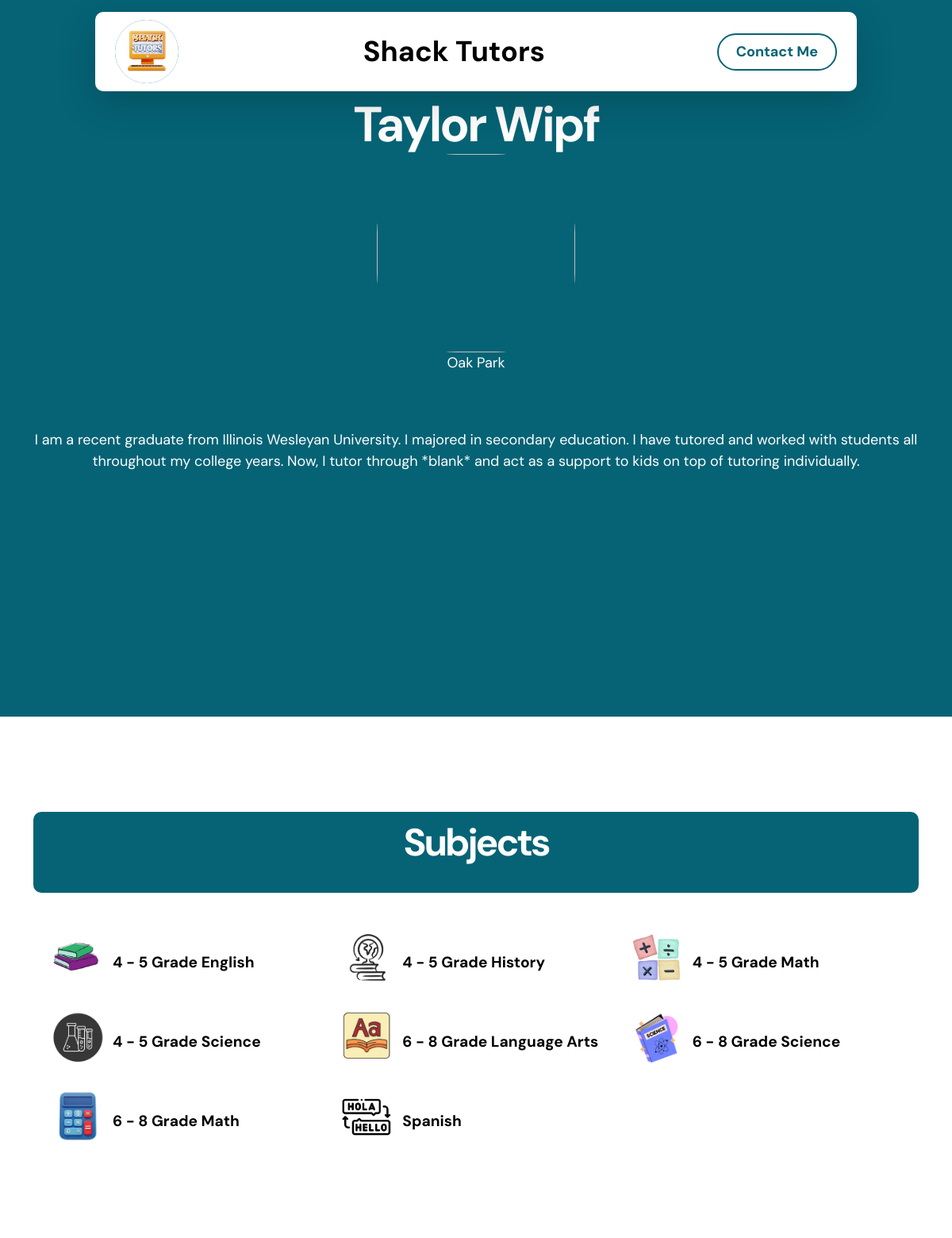
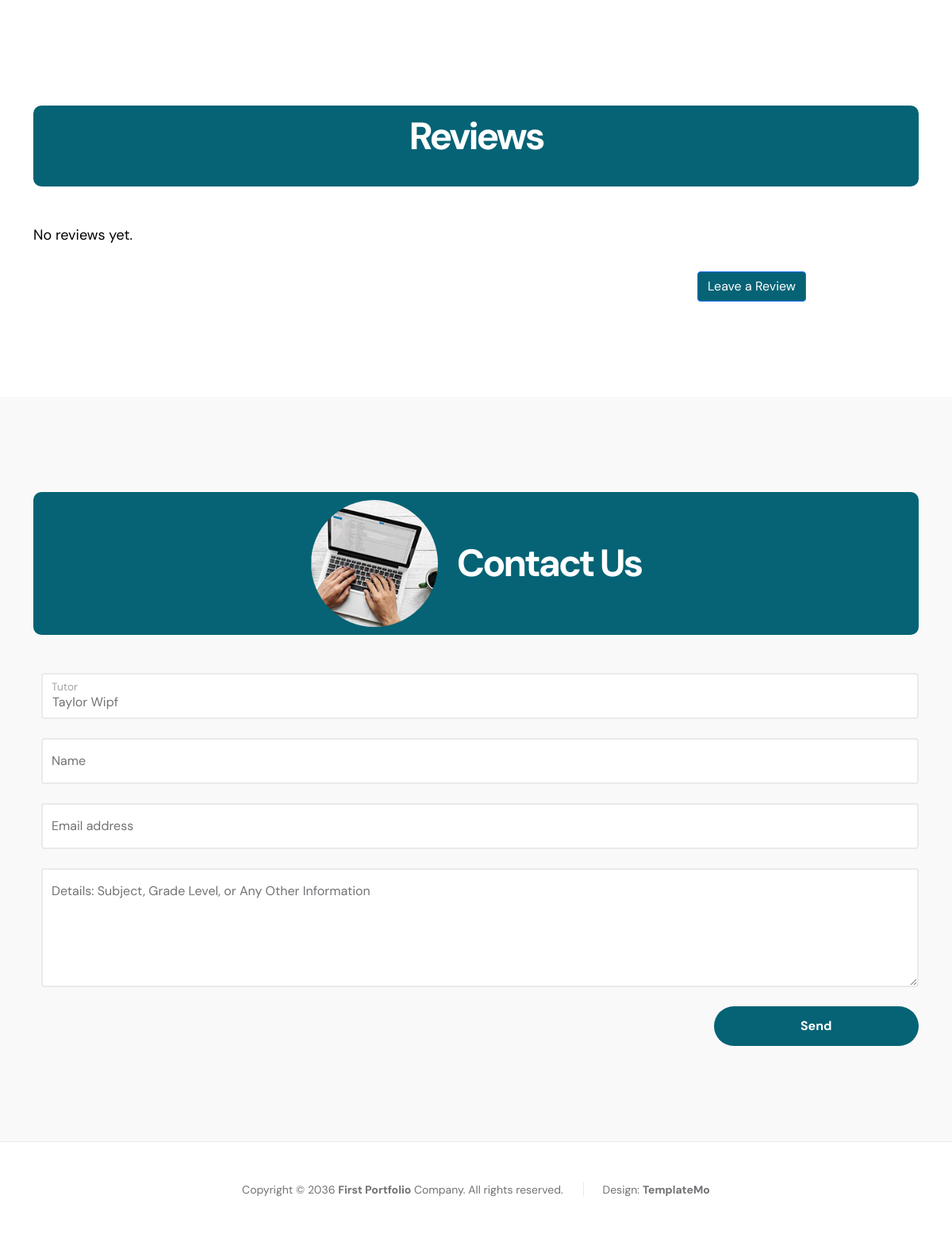
Screenshot of /tutors/2/ with the database file from the repository (2 pictures, top to bottom).
### polls/models.py (models this page shows, shortened)
class Tutor(models.Model):
    id = models.AutoField(primary_key=True)
    name = models.CharField(max_length=100)
    location = models.CharField(max_length=100, blank=True, null=True)
    remote = models.BooleanField(default=False)
    bio = models.TextField()
    image = models.ImageField(upload_to='tutor_images/', blank=True, null=True)
    subjects = models.ManyToManyField('Subject', related_name='tutors')
    email = models.EmailField(blank=False, null=False)
    review_key = models.CharField(max_length=100, blank=True, null=True)

class Subject(models.Model):
    CATEGORIES = [
        ("math", "Math"),
        ("reading", "R/W & Language"),
        ("science", "Science")
    ]
    name = models.CharField(max_length=100)
    id = models.CharField(primary_key=True)
    image = models.ImageField(upload_to='subject_images', blank=True, null=True)
    category = models.CharField(max_length=20, choices=CATEGORIES, default="math")

### polls/views.py (the view)
# urls.py: path("tutors/<int:tutor_id>/", views.tutor_detail, name="tutor_detail"),
def tutor_detail(request, tutor_id):
    tutor = Tutor.objects.get(id=tutor_id)
    reviews = tutor.reviews.filter(approved=True).order_by('-created_at')
    return render(request, 'detail.html', {'tutor': tutor, 'reviews': reviews})

### polls/templates/detail.html (shortened to what this page needs)
{% load static %}
<!doctype html>
<html lang="en">
    <head>
        <link href="{% static 'polls/homepage/homepage/css/bootstrap.min.css' %}" rel="stylesheet">
        <link href="{% static 'polls/homepage/homepage/css/bootstrap-icons.css' %}" rel="stylesheet">
        <link href="{% static 'polls/homepage/homepage/css/magnific-popup.css' %}" rel="stylesheet">
        <link href="{% static 'polls/homepage/homepage/css/templatemo-first-portfolio-style.css' %}" rel="stylesheet">
    </head>
    <body class="detail-page">
        <nav class="navbar navbar-expand-lg">
            <div class="container container-tutor">
                <img src="{% static 'polls/homepage/homepage/images/logos/shacklogo.png' %}" class="navbar-icon bi-telephone-plus me-3" alt="Shack Tutors Logo">
                <a href="{% url 'home' %}" class="navbar-brand-tutor mx-auto mx-lg-0 ">Shack Tutors</a>
                <div class="d-flex align-items-center ">
                    <a class="custom-btn btn contact-button" href="#section_3">
                        Contact Me
                    </a>
                </div>
            </div>
        </nav>
        <main>
            <section class="hero detail-hero" id="hero">
                <div class="container">
                    <div class="row">
                        <div class="col-lg-12 col-12 text-center">
                            <h1 class="hero-heading mb-0 tutor-title">{{ tutor.name }}</h1>
                            <img src="{% static 'polls/homepage/homepage/images/tutor_images1/' %}{{ tutor.id }}profpic.JPEG" class="avatar-image ms-auto img-fluid detail-avatar-image" alt="">
                            <p class="text-white mb-0 detail-location">{{ tutor.location }}{% if tutor.remote %} | Remote {% endif %}</p>
                            <p class="text-white mb-lg-5 mb-4 detail-bio">{{ tutor.bio }}</p>
                        </div>
                    </div>
                </div>
            </section>
        </main>
        <section class="about section-padding" id="section_1">
                <div class="container">
                    <div class="row">
                        <div class="col-lg-6 col-12 mt-5 mt-lg-0">
                            <div class="section-title-wrap d-flex justify-content-center align-items-center mb-5">
                                <h2 class="text-white ms-0 mb-4">Subjects</h2>
                            </div>
                            <div class="about-thumb">
                                <div class="detail-subject-grid">
                                    {% for subject in tutor.subjects.all %}
                                        <div class="subject-item">
                                            {% if subject.image %}
                                                <img src="{{ subject.image.url }}" alt="{{ subject.name }}" class="subject-logo">
                                            {% endif %}
                                            <span class=" subject-text">{{ subject.name }}</span>
                                        </div>
                                    {% endfor %}
                                </div>
                            </div>
                        </div>
                    </div>
                </div>
        </section>
        <section class="about section-padding" id="section_2">
                <div class="container">
                    <div class="row">
                        <div class="col-lg-6 col-12 mt-5 mt-lg-0">
                            <div class="section-title-wrap d-flex justify-content-center align-items-center mb-5">
                                <h2 class="text-white ms-0 mb-4">Reviews</h2>
                            </div>
                            <div class="row">
                                {% if tutor.reviews.count == 0 %}
                                    <p class="text-black">No reviews yet.</p>
                                {% endif %}
                            </div>
                            <div class="col-lg-3 col-12 ms-auto">
                                    <button class="btn btn-primary mt-3" data-bs-toggle="modal" data-bs-target="#reviewModal">Leave a Review</button>
                            </div>
                        </div>
                    </div>
                </div>
        </section>
        <section class="contact section-padding" id="section_3">
            <div class="container">
                <div class="row">
                    <div class="col-lg-6 col-md-8 col-12">
                        <div class="section-title-wrap d-flex justify-content-center align-items-center mb-5">
                            <img src="{% static 'polls/homepage/homepage/images/aerial-view-man-using-computer-laptop-wooden-table.jpg' %}" class="avatar-image img-fluid" alt="">
                            <h2 class="text-white ms-4 mb-0">Contact Us</h2>
                        </div>
                    </div>
                    <div class="col-lg-6 col-12 mt-5 mt-lg-0">
                        <form action="{% url 'contact' %}" method="post" class="custom-form contact-form" role="form">
                            <div class="row">
                                <div class="col-lg-6 col-md-6 col-12">
                                    <div class="form-floating">
                                        <input type="text" id="tutor" class="form-control" value="{{ tutor.name }}" readonly>
                                        <label for="floatingInput">Tutor</label>
                                    </div>
                                </div>
                                <div class="col-lg-6 col-md-6 col-12">
                                    <div class="form-floating">
                                        <input type="text" name="name" id="name" class="form-control" placeholder="Name" required="">
                                        <label for="floatingInput">Name</label>
                                    </div>
                                </div>
                                <div class="col-lg-6 col-md-6 col-12">
                                    <div class="form-floating">
                                        <input type="email" name="email" id="email" pattern="[^ @]*@[^ @]*" class="form-control" placeholder="Email address" required="">
                                        <label for="floatingInput">Email address</label>
                                    </div>
                                </div>
                                <div class="col-lg-12 col-12">
                                    <div class="form-floating">
                                        <textarea class="form-control" id="message" name="message" placeholder="Tell me about the project"></textarea>
                                        <label for="floatingTextarea">Details: Subject, Grade Level, or Any Other Information</label>
                                    </div>
                                </div>
                                <div class="col-lg-3 col-12 ms-auto">
                                    <button type="submit" class="form-control">Send</button>
                                </div>
                            </div>
                        </form>
                    </div>
                </div>
            </div>
        </section>
        <footer class="site-footer">
            <div class="container">
                <div class="row">
                    <div class="col-lg-12 col-12">
                        <div class="copyright-text-wrap">
                            <p class="mb-0">
                                <span class="copyright-text">Copyright © 2036 <a href="#">First Portfolio</a> Company. All rights reserved.</span>
                                Design:
                                <a rel="sponsored" href="https://templatemo.com" target="_blank">TemplateMo</a>
                            </p>
                        </div>
                    </div>
                </div>
            </div>
        </footer>
    </body>
</html>

### rows the page displays
Tutor: name "Taylor Wipf", location "Oak Park", bio "I am a recent graduate from Illinois Wesleyan University. I majored in secondary education. I have tutored and worked with students all throughout my college years. Now, I tutor through *blank* and act as a support to kids on top of tutoring individually."
Subject: image (picture), name "4 - 5 Grade English"
Subject: image (picture), name "4 - 5 Grade History"
Subject: image (picture), name "4 - 5 Grade Math"
Subject: image (picture), name "4 - 5 Grade Science"
Subject: image (picture), name "6 - 8 Grade Language Arts"
Subject: image (picture), name "6 - 8 Grade Science"
Subject: image (picture), name "6 - 8 Grade Math"
Subject: image (picture), name "Spanish"
